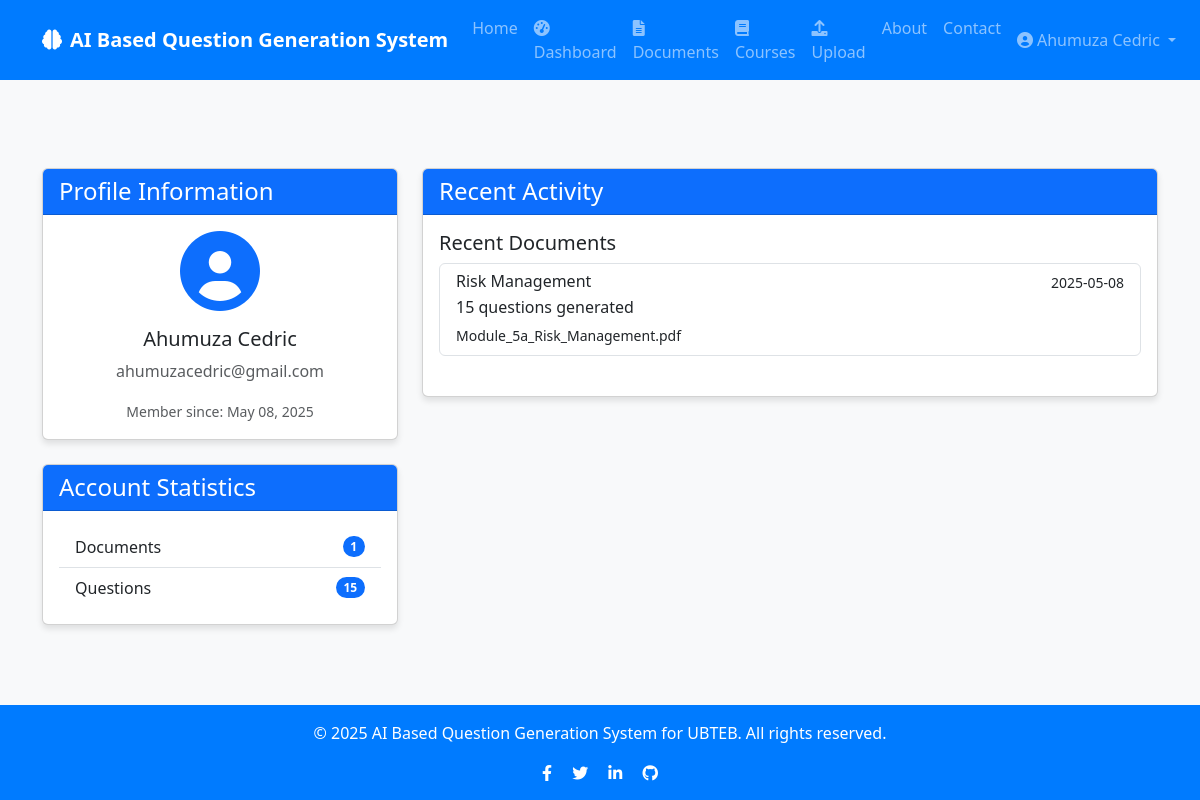
The app's page /profile (signed in), older data.
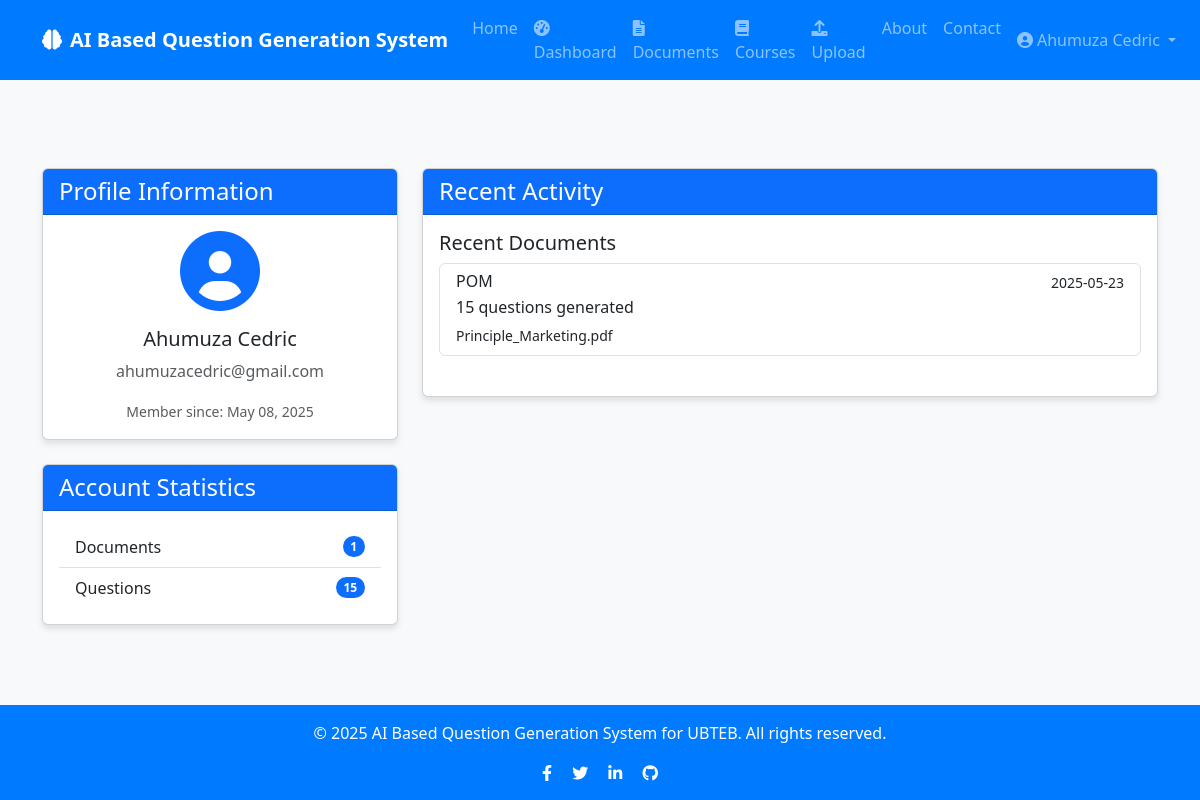
The same page, newer data.
### app/models/user.py (models this page shows, shortened)
class User(db.Model, UserMixin):
    id = db.Column(db.Integer, primary_key=True)
    username = db.Column(db.String(50), unique=True, nullable=False)
    email = db.Column(db.String(120), unique=True, nullable=False)
    password = db.Column(db.String(60), nullable=False)
    created_at = db.Column(db.DateTime, default=datetime.utcnow)
    documents = db.relationship('Document', backref='author', lazy=True, cascade="all, delete-orphan")
    questions = db.relationship('Question', backref='author', lazy=True, cascade="all, delete-orphan")
    courses = db.relationship('Course', backref='author', lazy=True, cascade="all, delete-orphan")

### app/models/document.py (models this page shows, shortened)
class Document(db.Model):
    id = db.Column(db.Integer, primary_key=True)
    title = db.Column(db.String(100), nullable=False)
    filename = db.Column(db.String(100), nullable=False)
    file_path = db.Column(db.String(255), nullable=False)
    content = db.Column(db.Text, nullable=False)
    created_at = db.Column(db.DateTime, default=datetime.utcnow)
    user_id = db.Column(db.Integer, db.ForeignKey('user.id'), nullable=False)
    course_id = db.Column(db.Integer, db.ForeignKey('course.id'), nullable=True)
    questions = db.relationship('Question', backref='document', lazy=True, cascade="all, delete-orphan")
    question_sets = db.relationship('QuestionSet', backref='document', lazy=True, cascade="all, delete-orphan")

### app/routes/auth.py (the view)
@auth.route('/profile', methods=['GET', 'POST'])
@login_required
def profile():
    return render_template('auth/profile.html', user=current_user)

### app/models/user.py (called while the page is built)
@login_manager.user_loader
def load_user(user_id):
    return User.query.get(int(user_id))

### app/templates/auth/profile.html (shortened to what this page needs)
{% extends "base.html" %}
{% block content %}
<div class="container py-5">
    <div class="row">
        <div class="col-md-4">
            <div class="card mb-4">
                <div class="card-header bg-primary text-white">
                    <h4 class="mb-0">Profile Information</h4>
                </div>
                <div class="card-body text-center">
                    <div class="mb-3">
                        <i class="fas fa-user-circle fa-5x text-primary"></i>
                    </div>
                    <h5 class="card-title">{{ user.username }}</h5>
                    <p class="card-text text-muted">{{ user.email }}</p>
                    <p class="card-text">
                        <small class="text-muted">Member since: {{ user.created_at.strftime('%B %d, %Y') }}</small>
                    </p>
                </div>
            </div>
            <div class="card">
                <div class="card-header bg-primary text-white">
                    <h4 class="mb-0">Account Statistics</h4>
                </div>
                <div class="card-body">
                    <ul class="list-group list-group-flush">
                        <li class="list-group-item d-flex justify-content-between align-items-center">
                            Documents
                            <span class="badge bg-primary rounded-pill">{{ user.documents|length }}</span>
                        </li>
                        <li class="list-group-item d-flex justify-content-between align-items-center">
                            Questions
                            <span class="badge bg-primary rounded-pill">{{ user.questions|length }}</span>
                        </li>
                    </ul>
                </div>
            </div>
        </div>
        <div class="col-md-8">
            <div class="card">
                <div class="card-header bg-primary text-white">
                    <h4 class="mb-0">Recent Activity</h4>
                </div>
                <div class="card-body">
                    {% if user.documents %}
                        <h5 class="card-title">Recent Documents</h5>
                        <div class="list-group mb-4">
                            {% for document in user.documents|sort(attribute='created_at', reverse=True) %}
                                {% if loop.index <= 5 %}
                                <a href="{{ url_for('questions.view_document', document_id=document.id) }}" class="list-group-item list-group-item-action">
                                    <div class="d-flex w-100 justify-content-between">
                                        <h6 class="mb-1">{{ document.title }}</h6>
                                        <small>{{ document.created_at.strftime('%Y-%m-%d') }}</small>
                                    </div>
                                    <p class="mb-1">{{ document.questions|length }} questions generated</p>
                                    <small>{{ document.filename }}</small>
                                </a>
                                {% endif %}
                            {% endfor %}
                        </div>
                    {% else %}
                        <div class="alert alert-info">
                            <p class="mb-0">You haven't uploaded any documents yet. <a href="{{ url_for('questions.upload_document') }}">Upload your first document</a> to get started!</p>
                        </div>
                    {% endif %}
                </div>
            </div>
        </div>
    </div>
</div>
{% endblock %}

### app/templates/base.html (shortened to what this page needs)
<!DOCTYPE html>
<html lang="en">
<head>
    <link href="https://cdn.jsdelivr.net/npm/bootstrap@5.3.0/dist/css/bootstrap.min.css" rel="stylesheet">
    <link rel="stylesheet" href="https://cdnjs.cloudflare.com/ajax/libs/font-awesome/6.0.0/css/all.min.css">
</head>
<body>
    <nav class="navbar navbar-expand-lg navbar-dark mb-4">
        <div class="container">
            <a class="navbar-brand" href="{{ url_for('main.index') }}">
                <i class="fas fa-brain me-2"></i>AI Based Question Generation System
            </a>
            <div class="collapse navbar-collapse" id="navbarNav">
                <ul class="navbar-nav me-auto">
                    <li class="nav-item">
                        <a class="nav-link" href="{{ url_for('main.index') }}">Home</a>
                    </li>
                    {% if current_user.is_authenticated %}
                    <li class="nav-item">
                        <a class="nav-link {% if request.endpoint == 'main.dashboard' %}active{% endif %}"
                           href="{{ url_for('main.dashboard') }}">
                            <i class="fas fa-tachometer-alt me-1"></i>Dashboard
                        </a>
                    </li>
                    <li class="nav-item">
                        <a class="nav-link {% if request.endpoint.startswith('questions.list_documents') %}active{% endif %}"
                           href="{{ url_for('questions.list_documents') }}">
                            <i class="fas fa-file-alt me-1"></i>Documents
                        </a>
                    </li>
                    <li class="nav-item">
                        <a class="nav-link {% if request.endpoint.startswith('courses.') %}active{% endif %}"
                           href="{{ url_for('courses.list_courses') }}">
                            <i class="fas fa-book me-1"></i>Courses
                        </a>
                    </li>
                    <li class="nav-item">
                        <a class="nav-link {% if request.endpoint == 'questions.upload_document' %}active{% endif %}"
                           href="{{ url_for('questions.upload_document') }}">
                            <i class="fas fa-upload me-1"></i>Upload
                        </a>
                    </li>
                    {% endif %}
                    <li class="nav-item">
                        <a class="nav-link" href="{{ url_for('main.about') }}">About</a>
                    </li>
                    <li class="nav-item">
                        <a class="nav-link" href="{{ url_for('main.contact') }}">Contact</a>
                    </li>
                </ul>
                <ul class="navbar-nav">
                    {% if current_user.is_authenticated %}
                    <li class="nav-item dropdown">
                        <a class="nav-link dropdown-toggle" href="#" id="navbarDropdown" role="button" data-bs-toggle="dropdown" aria-expanded="false">
                            <i class="fas fa-user-circle me-1"></i>{{ current_user.username }}
                        </a>
                    </li>
                    {% endif %}
                </ul>
            </div>
        </div>
    </nav>
    <div class="content">
        {% block content %}{% endblock %}
    </div>
    <footer class="footer text-center">
        <div class="container">
            <div class="row">
                <div class="col-md-12">
                    <p>&copy; 2025 AI Based Question Generation System for UBTEB. All rights reserved.</p>
                    <div class="social-icons">
                        <a href="#" class="text-white me-3"><i class="fab fa-facebook-f"></i></a>
                        <a href="#" class="text-white me-3"><i class="fab fa-twitter"></i></a>
                        <a href="#" class="text-white me-3"><i class="fab fa-linkedin-in"></i></a>
                        <a href="#" class="text-white"><i class="fab fa-github"></i></a>
                    </div>
                </div>
            </div>
        </div>
    </footer>
</body>
</html>

### app/templates/base.html (style rules this page uses)
body { min-height: 100vh; display: flex; flex-direction: column; background-color: #f8f9fa; }
.content { flex: 1; }
.navbar { background-color:#007bff; }
.navbar-brand { font-weight: bold; color: #ffffff; }
.nav-item { color: #f8f9fa; }
.footer { background-color: #007bff; color: #ffffff; padding: 1rem 0; margin-top: 2rem; }
.card { box-shadow: 0 4px 6px rgba(0, 0, 0, 0.1); transition: all 0.3s ease; }

Row changes from the older to the newer data that the page shows:
removed Document: title "Risk Management", created_at "2025-05-08", questions|length "15", filename "Module_5a_Risk_Management.pdf"
added Document: title "POM", created_at "2025-05-23", questions|length "15", filename "Principle_Marketing.pdf"
